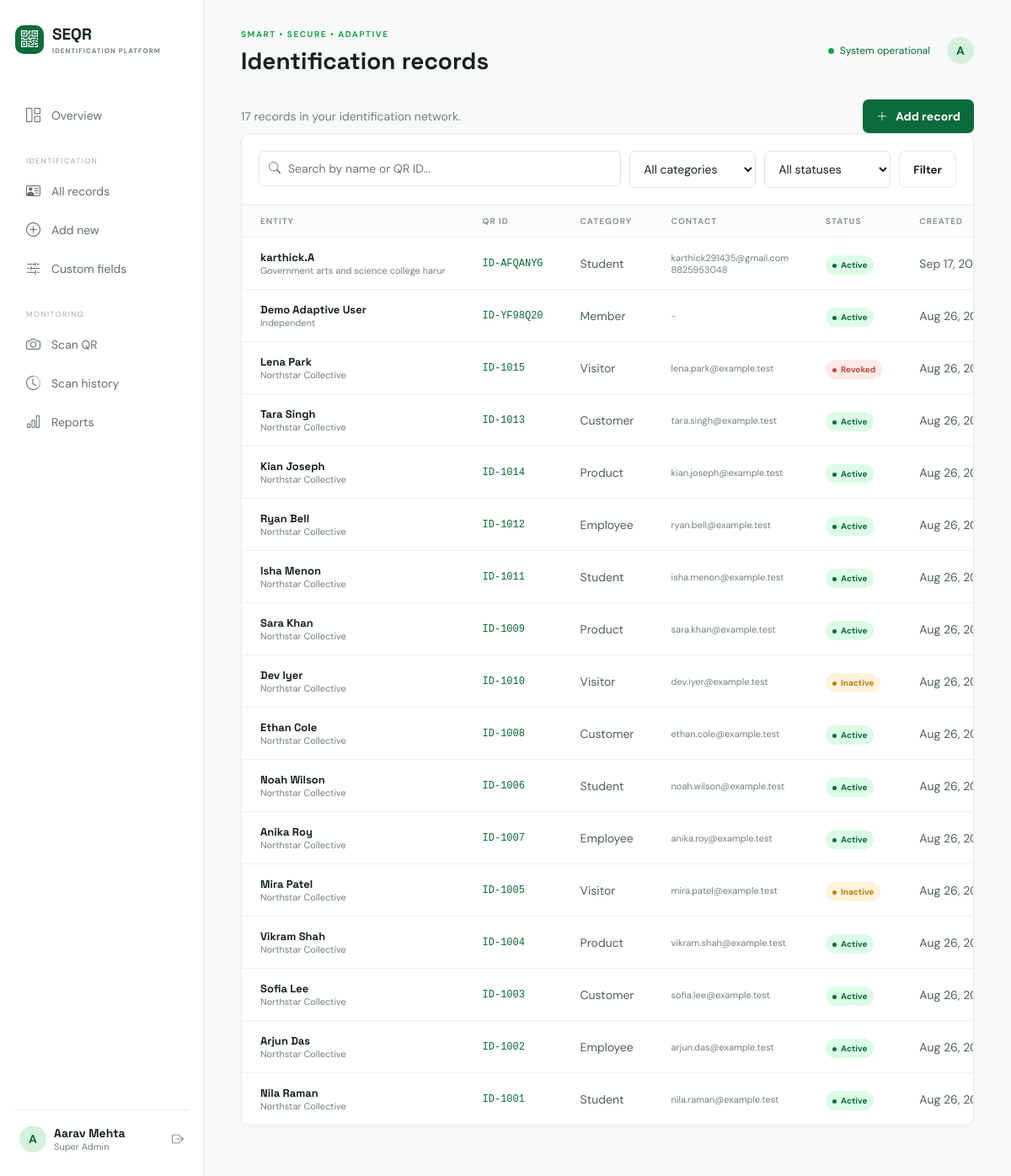
The app's page /identifications (signed in) with its own data.
### app/models.py (models this page shows, shortened)
class User(UserMixin, db.Model):
    id = db.Column(db.Integer, primary_key=True)
    name = db.Column(db.String(120), nullable=False)
    username = db.Column(db.String(80), unique=True, nullable=False)
    email = db.Column(db.String(160), unique=True, nullable=False)
    password_hash = db.Column(db.String(255), nullable=False)
    role = db.Column(db.String(30), default='Operator')
    status = db.Column(db.String(20), default='Active')
    created_at = db.Column(db.DateTime, default=utcnow)
    last_login = db.Column(db.DateTime)

class Identification(db.Model):
    id = db.Column(db.Integer, primary_key=True)
    public_id = db.Column(db.String(24), unique=True, nullable=False)
    qr_token = db.Column(db.String(96), unique=True, nullable=False)
    name = db.Column(db.String(160), nullable=False)
    category = db.Column(db.String(80), nullable=False)
    email = db.Column(db.String(160)); phone = db.Column(db.String(40)); address = db.Column(db.Text)
    dob = db.Column(db.String(20)); organization = db.Column(db.String(160)); department = db.Column(db.String(120)); designation = db.Column(db.String(120))
    profile_photo = db.Column(db.String(255)); status = db.Column(db.String(20), default='Active'); notes = db.Column(db.Text)
    created_at = db.Column(db.DateTime, default=utcnow); updated_at = db.Column(db.DateTime, default=utcnow, onupdate=utcnow); last_scanned_at = db.Column(db.DateTime)
    custom_values = db.relationship('CustomFieldValue', cascade='all, delete-orphan', backref='identification')
    scans = db.relationship('ScanLog', cascade='all, delete-orphan', backref='identification')

### app/__init__.py (the view)
    @app.route('/identifications')
    @login_required
    def identifications():
        query=Identification.query
        search=request.args.get('q','').strip(); status=request.args.get('status',''); category=request.args.get('category','')
        if search: query=query.filter((Identification.name.ilike(f'%{search}%')) | (Identification.public_id.ilike(f'%{search}%')))
        if status: query=query.filter_by(status=status)
        if category: query=query.filter_by(category=category)
        return render_template('identifications.html', records=query.order_by(Identification.created_at.desc()).all(), categories=Category.query.filter_by(active=True).all())

### app/templates/identifications.html (shortened to what this page needs)
{% extends 'base.html' %}{% block heading %}Identification records{% endblock %}{% block content %}<div class="intro-row"><p class="muted">{{ records|length }} records in your identification network.</p><a href="{{ url_for('identification_new') }}" class="btn btn-primary"><i class="bi bi-plus-lg"></i> Add record</a></div><section class="panel table-panel"><form class="filters"><div class="search"><i class="bi bi-search"></i><input name="q" value="{{ request.args.get('q','') }}" placeholder="Search by name or QR ID..."></div><select name="category"><option value="">All categories</option>{% for c in categories %}<option {{ 'selected' if request.args.get('category')==c.name }}>{{ c.name }}</option>{% endfor %}</select><select name="status"><option value="">All statuses</option>{% for s in ['Active','Inactive','Revoked'] %}<option {{ 'selected' if request.args.get('status')==s }}>{{ s }}</option>{% endfor %}</select><button class="btn btn-light">Filter</button></form><div class="table-scroll"><table><thead><tr><th>ENTITY</th><th>QR ID</th><th>CATEGORY</th><th>CONTACT</th><th>STATUS</th><th>CREATED</th><th></th></tr></thead><tbody>{% for r in records %}<tr><td><strong>{{ r.name }}</strong><small>{{ r.organization or 'Independent' }}</small></td><td class="mono">{{ r.public_id }}</td><td>{{ r.category }}</td><td><small>{{ r.email or '-' }}<br>{{ r.phone or '' }}</small></td><td><span class="badge {{ r.status|lower }}"><i></i>{{ r.status }}</span></td><td>{{ r.created_at.strftime('%b %d, %Y') }}</td><td><a class="icon-btn" href="{{ url_for('identification_view',record_id=r.id) }}"></a></td></tr>{% else %}<tr><td colspan="7"><div class="empty">No records match your filters.</div></td></tr>{% endfor %}</tbody></table></div></section>{% endblock %}

### app/templates/base.html (shortened to what this page needs)
<!doctype html><html lang="en"><head><meta charset="utf-8"><meta name="viewport" content="width=device-width,initial-scale=1"><title>{% block title %}SEQR{% endblock %}</title><link rel="preconnect" href="https://fonts.googleapis.com"><link href="https://fonts.googleapis.com/css2?family=DM+Sans:wght@400;500;700&family=Space+Grotesk:wght@500;600;700&display=swap" rel="stylesheet"><link href="https://cdn.jsdelivr.net/npm/bootstrap-icons@1.11.3/font/bootstrap-icons.css" rel="stylesheet"><link rel="stylesheet" href="{{ url_for('static',filename='css/style.css') }}"></head><body>{% if current_user.is_authenticated %}<aside><div class="brand"><span class="brand-mark"><i class="bi bi-qr-code"></i></span><div>SEQR<small>IDENTIFICATION PLATFORM</small></div></div><nav><a href="{{ url_for('dashboard') }}" class="{{ 'selected' if active_page=='dashboard' }}"><i class="bi bi-grid-1x2"></i>Overview</a><p>IDENTIFICATION</p><a href="{{ url_for('identifications') }}"><i class="bi bi-person-vcard"></i>All records</a><a href="{{ url_for('identification_new') }}"><i class="bi bi-plus-circle"></i>Add new</a><a href="{{ url_for('fields') }}"><i class="bi bi-sliders2"></i>Custom fields</a><p>MONITORING</p><a href="{{ url_for('scanner') }}"><i class="bi bi-camera"></i>Scan QR</a><a href="{{ url_for('scans') }}"><i class="bi bi-clock-history"></i>Scan history</a><a href="{{ url_for('reports') }}"><i class="bi bi-bar-chart"></i>Reports</a></nav><div class="side-foot"><div class="avatar">{{ current_user.name[0] }}</div><div><strong>{{ current_user.name }}</strong><small>{{ current_user.role }}</small></div><a href="{{ url_for('logout') }}" title="Logout"><i class="bi bi-box-arrow-right"></i></a></div></aside><main><header><button class="mobile-menu" onclick="document.body.classList.toggle('menu-open')"></button><div><span class="eyebrow">SMART • SECURE • ADAPTIVE</span><h1>{% block heading %}Overview{% endblock %}</h1></div><div class="header-actions"><span class="status-dot">System operational</span><div class="avatar">{{ current_user.name[0] }}</div></div></header>{% with messages=get_flashed_messages(with_categories=true) %}{% for category,message in messages %}<div class="toast {{ category }}">{{ message }}</div>{% endfor %}{% endwith %}{% block content %}{% endblock %}</main>{% else %}{% block auth_content %}{% endblock %}{% endif %}<script src="{{ url_for('static',filename='js/app.js') }}"></script></body></html>

### app/static/css/style.css (style rules this page uses)
:root { --ink:#17221b;--muted:#718078;--green:#0b6b3a;--lime:#16a34a;--pale:#dcfce7;--bg:#f7faf8;--line:#e5ece7;--amber:#c27a13;--violet:#7657a8 }
* { box-sizing:border-box }
body { margin:0;background:var(--bg);color:var(--ink);font:14px 'DM Sans',sans-serif }
h1,h2,h3,strong,.brand { font-family:'Space Grotesk',sans-serif }
h1 { font-size:28px;margin:6px 0 0;letter-spacing:0 }
.muted { color:var(--muted);margin:7px 0 }
.eyebrow { font:700 10px 'DM Sans';letter-spacing:1.5px;color:var(--lime) }
aside { position:fixed;inset:0 auto 0 0;width:242px;padding:28px 18px;background:#fff;border-right:1px solid var(--line);display:flex;flex-direction:column;z-index:5 }
.brand { display:flex;gap:10px;align-items:center;font-size:19px;font-weight:700 }
.brand small { display:block;font:700 8px 'DM Sans';letter-spacing:1px;color:var(--muted);margin-top:2px }
.brand-mark { background:var(--green);color:white;border-radius:10px;width:34px;height:34px;display:grid;place-items:center;font-size:20px }
nav { margin-top:48px }
nav p { font-size:9px;letter-spacing:1.4px;color:#a0aaa4;margin:26px 13px 8px }
nav a { display:flex;align-items:center;gap:13px;color:#637169;text-decoration:none;padding:11px 13px;border-radius:8px;margin:2px 0 }
nav i { font-size:17px }
.side-foot { margin-top:auto;border-top:1px solid var(--line);padding:18px 5px 0;display:flex;align-items:center;gap:9px }
.side-foot small,.activity small,td small { display:block;color:var(--muted);font-size:11px }
.side-foot>a { margin-left:auto;color:var(--muted) }
.avatar { width:32px;height:32px;border-radius:50%;display:grid;place-items:center;background:#d5f1de;color:var(--green);font-weight:bold }
main { margin-left:242px;padding:30px 44px 60px;max-width:1500px }
header { display:flex;justify-content:space-between;align-items:center;margin-bottom:28px }
.header-actions { display:flex;align-items:center;gap:20px }
.status-dot { color:var(--green);font-size:12px }
.status-dot:before { content:'';display:inline-block;width:7px;height:7px;background:var(--lime);border-radius:50%;margin-right:7px }
.intro-row,.panel-head,.form-actions { display:flex;justify-content:space-between;align-items:center }
.btn { border:0;border-radius:7px;padding:11px 16px;text-decoration:none;display:inline-flex;align-items:center;gap:9px;font-weight:700;font-family:inherit;cursor:pointer }
.btn-primary { background:var(--green);color:#fff }
.btn-light { background:white;color:var(--ink);border:1px solid var(--line) }
.stat,.panel { background:#fff;border:1px solid var(--line);border-radius:10px;box-shadow:0 4px 18px #123d1b05 }
.panel { padding:22px }
.badge { padding:5px 8px;border-radius:20px;font-size:10px;font-weight:700 }
.badge i { display:inline-block;width:5px;height:5px;background:currentColor;border-radius:50%;margin-right:5px }
.badge.active { background:var(--pale);color:var(--green) }
.badge.inactive { background:#fff2db;color:var(--amber) }
.badge.revoked { background:#fee9e7;color:#bb4c43 }
.table-panel { padding:0;overflow:hidden }
.table-scroll { overflow:auto }
table { width:100%;border-collapse:collapse;min-width:680px }
th { font-size:10px;color:#8b9790;letter-spacing:1px;font-weight:700;background:#fbfcfb;text-align:left;padding:12px 22px }
td { padding:15px 22px;border-top:1px solid #edf1ee;color:#506057;white-space:nowrap }
td strong { display:block;color:var(--ink);font-size:13px }
.mono { font:12px monospace;color:var(--green) }
.filters { display:flex;gap:10px;padding:20px;border-bottom:1px solid var(--line) }
.search { position:relative;flex:1 }
.search i { position:absolute;left:12px;top:11px;color:var(--muted) }
.search input { padding-left:34px }
.filters select { width:150px }
input,select,textarea { display:block;width:100%;border:1px solid #dce6df;border-radius:6px;padding:11px 12px;background:#fff;color:var(--ink);font:inherit;outline:none }

### records on screen
User: name "A", name "Aarav Mehta", role "Super Admin"
Identification: name "karthick.A", organization "Government arts and science college harur", public_id "ID-AFQANYG", category "Student", email "karthick291435@gmail.com", phone "8825953048", status "Active", created_at "Sep 17,…"
Identification: name "Demo Adaptive User", organization "Independent", public_id "ID-YF98Q20", category "Member", email "-", status "Active", created_at "Aug 26,…"
Identification: name "Lena Park", organization "Northstar Collective", public_id "ID-1015", category "Visitor", email "lena.park@example.test", status "Revoked", created_at "Aug 26,…"
Identification: name "Tara Singh", organization "Northstar Collective", public_id "ID-1013", category "Customer", email "tara.singh@example.test", status "Active", created_at "Aug 26,…"
Identification: name "Kian Joseph", organization "Northstar Collective", public_id "ID-1014", category "Product", email "kian.joseph@example.test", status "Active", created_at "Aug 26,…"
Identification: name "Ryan Bell", organization "Northstar Collective", public_id "ID-1012", category "Employee", email "ryan.bell@example.test", status "Active", created_at "Aug 26,…"
Identification: name "Isha Menon", organization "Northstar Collective", public_id "ID-1011", category "Student", email "isha.menon@example.test", status "Active", created_at "Aug 26,…"
Identification: name "Sara Khan", organization "Northstar Collective", public_id "ID-1009", category "Product", email "sara.khan@example.test", status "Active", created_at "Aug 26,…"
Identification: name "Dev Iyer", organization "Northstar Collective", public_id "ID-1010", category "Visitor", email "dev.iyer@example.test", status "Inactive", created_at "Aug 26,…"
Identification: name "Ethan Cole", organization "Northstar Collective", public_id "ID-1008", category "Customer", email "ethan.cole@example.test", status "Active", created_at "Aug 26,…"
Identification: name "Noah Wilson", organization "Northstar Collective", public_id "ID-1006", category "Student", email "noah.wilson@example.test", status "Active", created_at "Aug 26,…"
Identification: name "Anika Roy", organization "Northstar Collective", public_id "ID-1007", category "Employee", email "anika.roy@example.test", status "Active", created_at "Aug 26,…"
Identification: name "Mira Patel", organization "Northstar Collective", public_id "ID-1005", category "Visitor", email "mira.patel@example.test", status "Inactive", created_at "Aug 26,…"
Identification: name "Vikram Shah", organization "Northstar Collective", public_id "ID-1004", category "Product", email "vikram.shah@example.test", status "Active", created_at "Aug 26,…"
Identification: name "Sofia Lee", organization "Northstar Collective", public_id "ID-1003", category "Customer", email "sofia.lee@example.test", status "Active", created_at "Aug 26,…"
Identification: name "Arjun Das", organization "Northstar Collective", public_id "ID-1002", category "Employee", email "arjun.das@example.test", status "Active", created_at "Aug 26,…"
Identification: name "Nila Raman", organization "Northstar Collective", public_id "ID-1001", category "Student", email "nila.raman@example.test", status "Active", created_at "Aug 26,…"

### other values on screen
{{ records|length }} "17"
